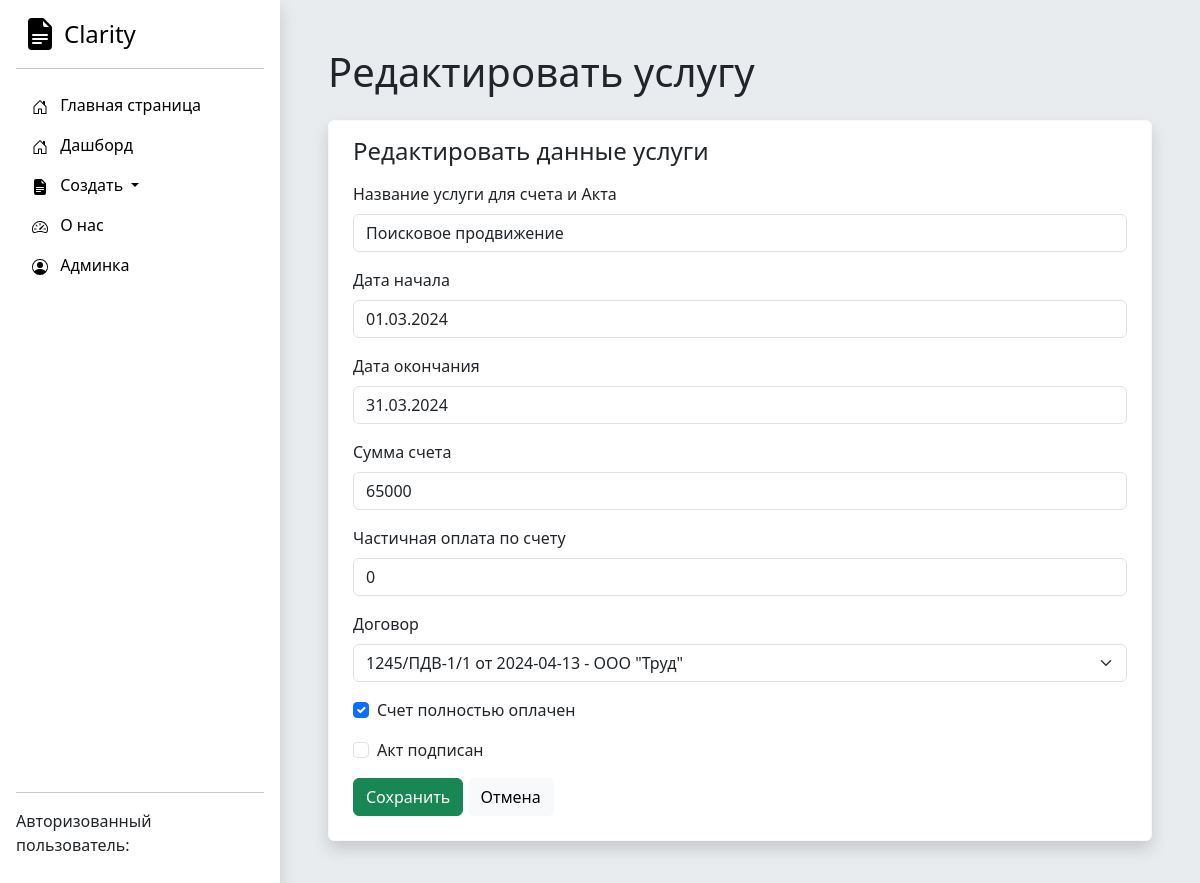
Page /service/4/edit/ on the earlier database version.
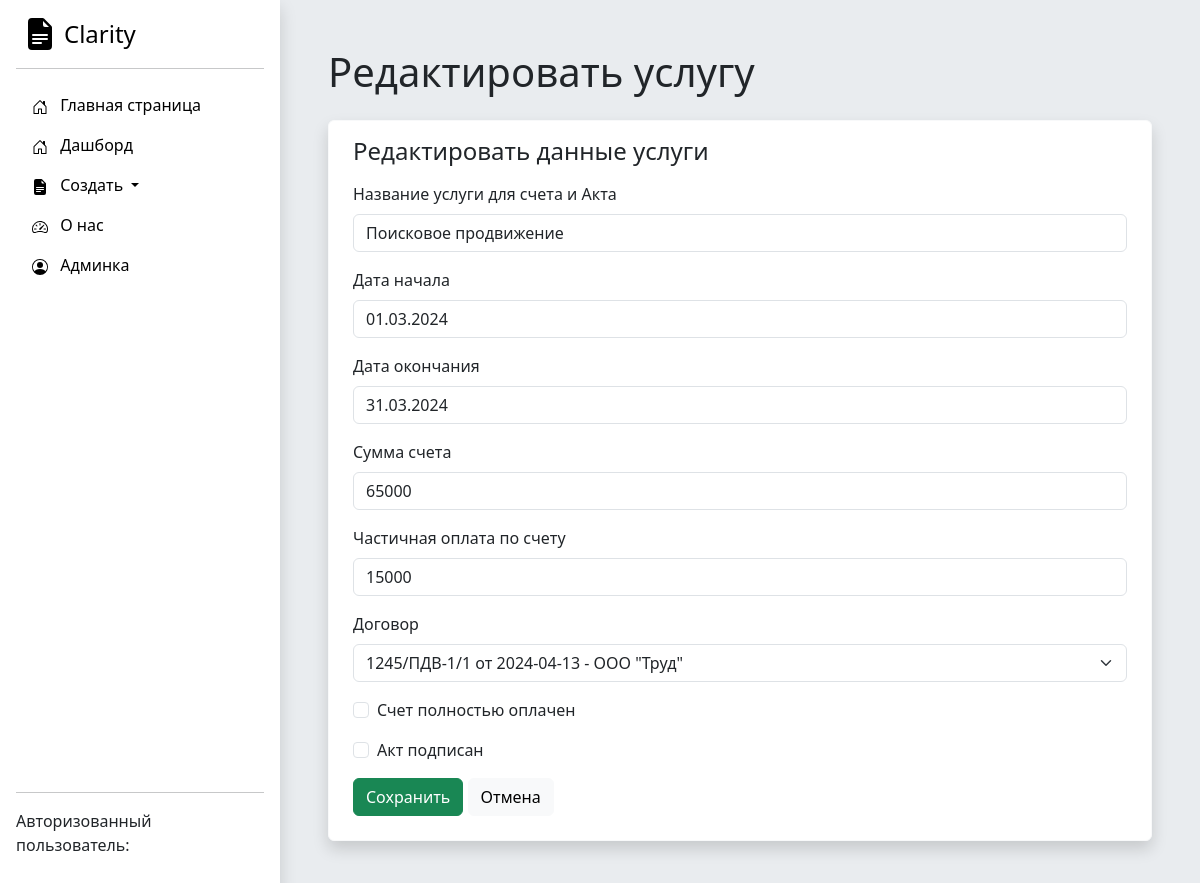
Same page on the later database version.
### Accounting/models.py (models this page shows, shortened)
class Service(models.Model):
    service_name = models.CharField('Название оказываемой услуги для счета и Акта', max_length=250)
    date_start = models.DateField('Дата начала оказания услуги')
    date_end = models.DateField('Дата окончания оказания услуги')
    price = models.IntegerField('Оплата за услугу')
    payment_made = models.IntegerField('Сумма частичной оплаты счета', db_default=0)
    dogovor = models.ForeignKey(Dogovor, on_delete=models.CASCADE)
    full_payment = models.BooleanField('Счет полностью оплачен')
    act_approved = models.BooleanField("Акт подписан")
    class Meta:
        verbose_name = "Услуга (локализованный этап)"
        verbose_name_plural = "Услуги (локализованные этапы)"

### Accounting/views.py (the view, shortened to what this page needs)
# urls.py: path('service/<int:pk>/edit/', views.service_edit, name='service-edit'),
def service_edit(request, pk):
    service = Service.objects.get(id=pk)
    error = ''
    form = ServiceForm(instance=service)
    context = {
        'form': form,
        'service': service,
        'error': error
    }
    return render(request, 'Accounting/service-edit.html', context)

### Accounting/models.py (called while the page is built)
    def __str__(self):
        return self.short_name

    def __str__(self):
        Field_in_django = (f'{self.nomer_dogovora} от {self.date_of_signing} - {self.organization}')
        return Field_in_django

### DAM/templates/Accounting/service-edit.html (shortened to what this page needs)
{% extends 'Accounting/base.html' %}
{% block content %}
<h1 class="mb-4">Редактировать услугу</h1>
<div class="card border-light shadow p-3 bg-body rounded">
    <h4 class="ms-2">Редактировать данные услуги </h4>
  <div class="m-2">
<form method="POST">
<div class="mb-3">
    <label class="form-label">Название услуги для счета и Акта</label>
{{ form.service_name }}
</div>
<div class="mb-3">
    <label class="form-label">Дата начала</label>
{{ form.date_start }}
</div>
<div class="mb-3">
    <label class="form-label">Дата окончания</label>
{{ form.date_end }}
</div>
<div class="mb-3">
    <label class="form-label">Сумма счета</label>
{{ form.price }}
</div>
<div class="mb-3">
    <label class="form-label">Частичная оплата по счету</label>
{{ form.payment_made }}
</div>
<div class="mb-3">
    <label class="form-label">Договор</label>
{{ form.dogovor }}
</div>
<div class="form-check mb-3">
  {{ form.full_payment }}
  <label class="form-check-label">Счет полностью оплачен</label>
</div>
<div class="form-check mb-3">
  {{ form.act_approved }}
  <label class="form-check-label">Акт подписан</label>
</div>
<div class="d-grid gap-2 d-md-block">
     <button type="submit"  class="btn btn-success" type="button">Сохранить</button>
     <a class="btn btn-light" href="/service/{{ service.id }}">Отмена</a>
</div>
</form>
</div>
</div>
{% endblock %}

Differences in the rows shown:
changed Service "Поисковое продвижение": payment_made "0" → "15000"; full_payment "☑" → "☐"
